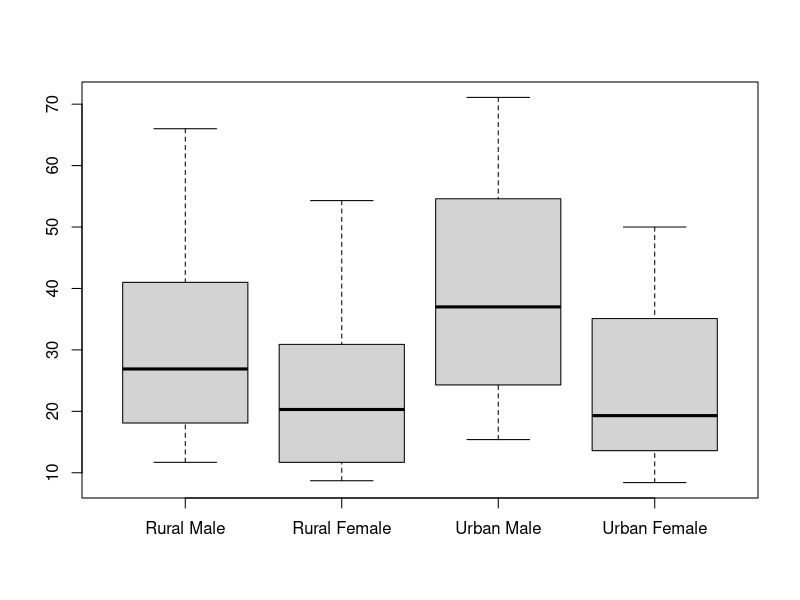
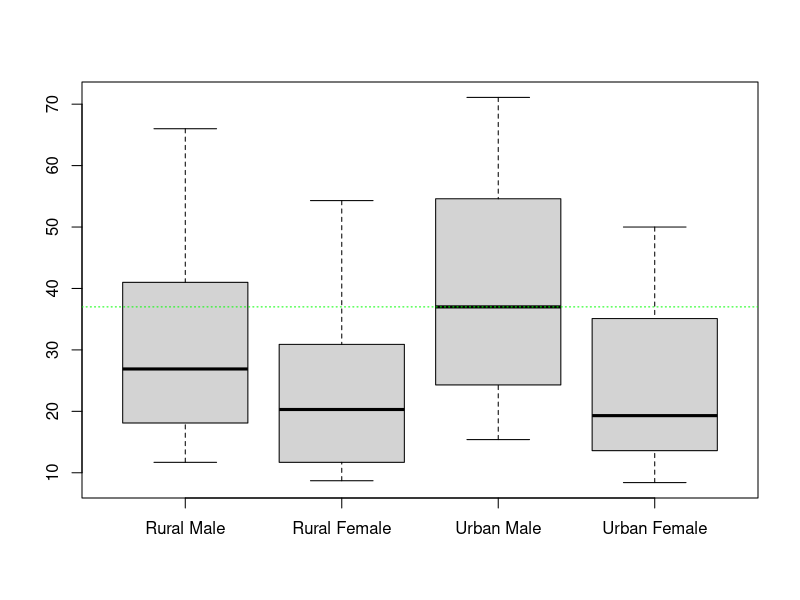
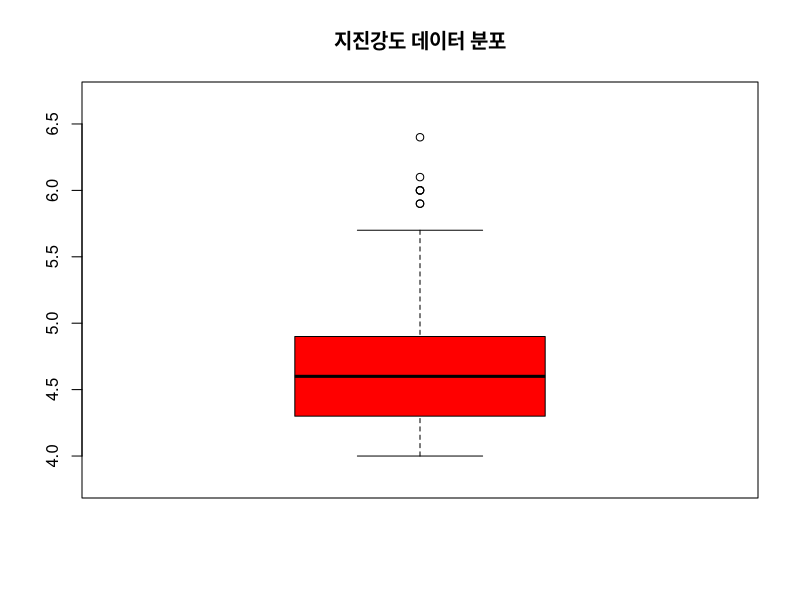
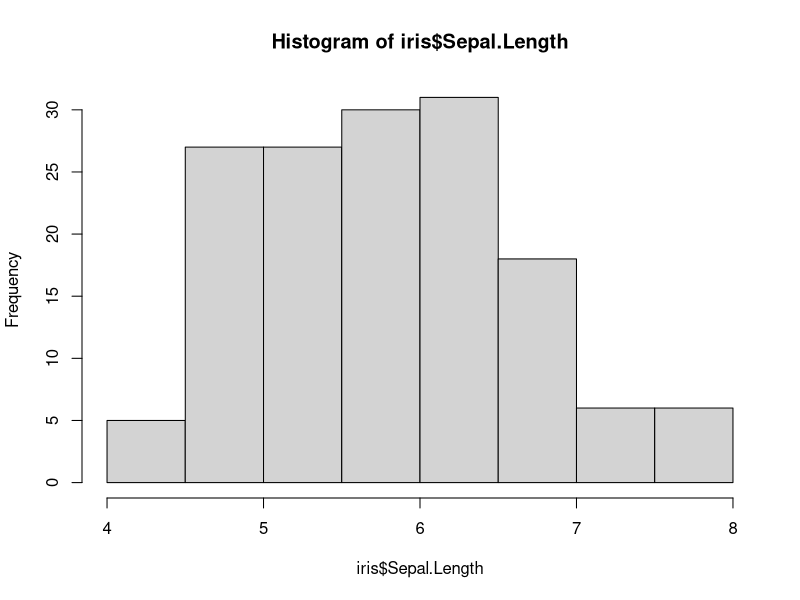
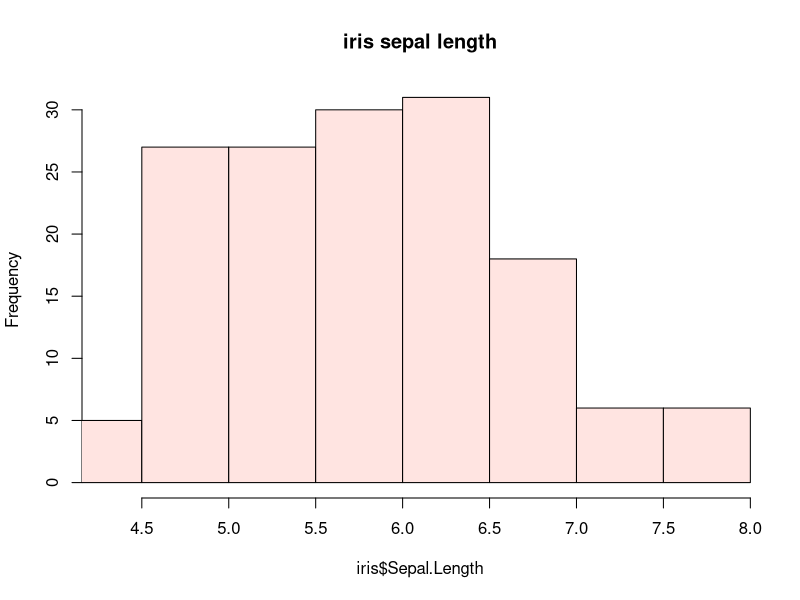
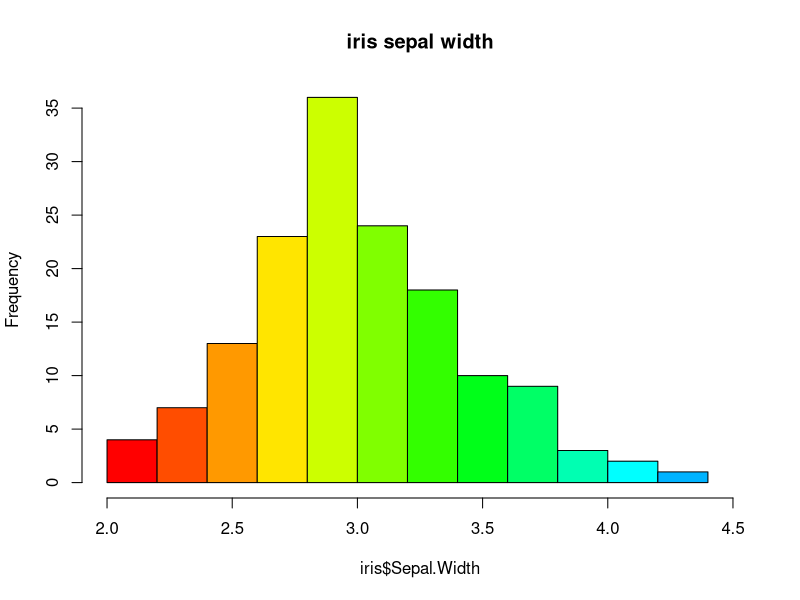
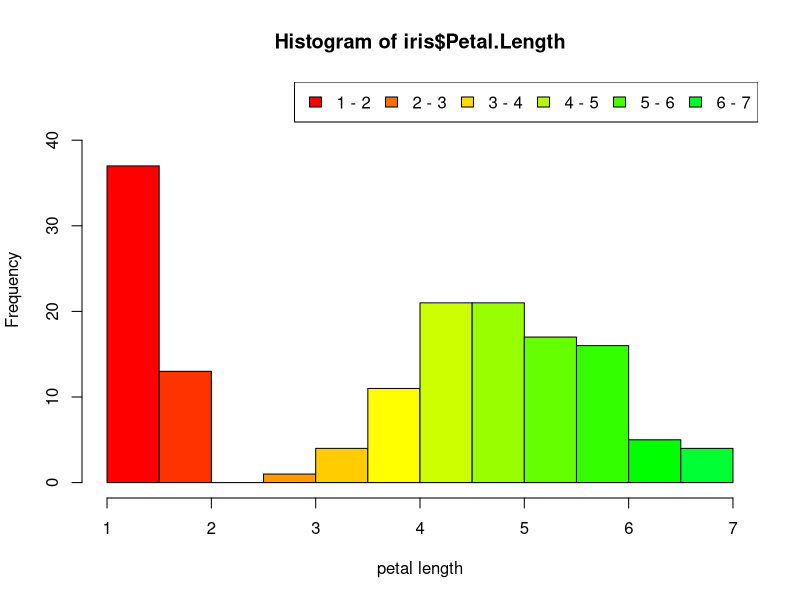
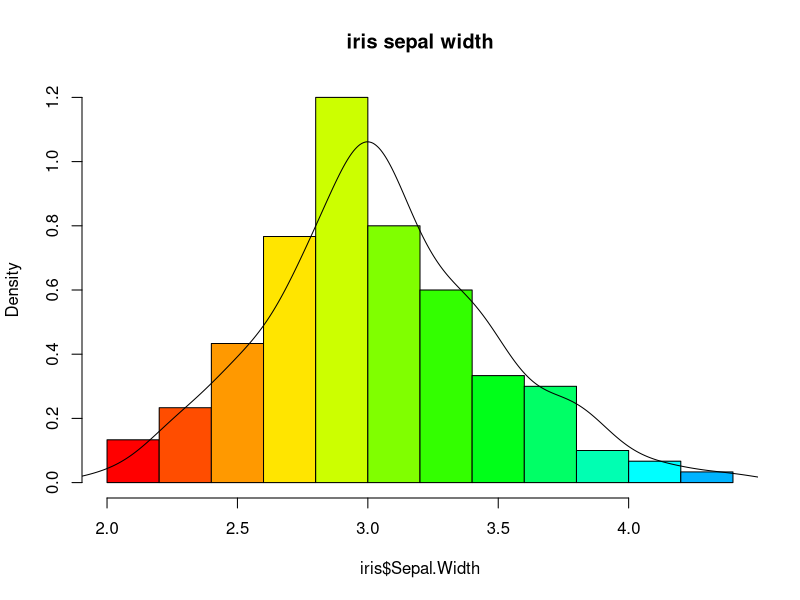

Generate these figures, in order, with R:
# 2 연속변수의 시각화


# 상자 그래프
# 데이터의 분포를 나타내는데 많이 사용.
# summary 함수의 내용을 시각화 한다고 생각하면 된다.

data(VADeaths)                                  # 샘플 데이터 가져오기
VADeaths

boxplot(VADeaths)                               # 상자그래프

boxplot(VADeaths, range = 0)                    # range = 0 은 최소값과 최대값을 점선으로 연결
                                                # 0이 디폴트
abline(h = 37, lty = 3, col = "green")          # 37 높이에 초록색으로 하여 스타일 3의 기준선을 그린다.

chart_data <- quakes$mag                        # 샘플 데이터 가져오기

boxplot(chart_data, col = "red", main = "지진강도 데이터 분포", ylim = c(3.8, 6.7))
                                                # 동떨어진 데이터는 o 로 표시


# 히스토그램
# 계급별 분포를 알아보는데 많이 사용.
# ex) 성적별 학생 분포

data(iris)                                     # 샘플 데이터 가져오기
names(iris)
iris

str(iris)

hist(iris$Sepal.Length)                       # 히스토그램
                                              # 벡터형식의 숫자로만 이루어진 데이터여야한다.

hist(iris$Sepal.Length, col = "mistyrose", xlim = c(4.3, 7.9), main = "iris sepal length")

hist(iris$Sepal.Width, col = rainbow(20), xlim = c(2.0, 4.5), main = "iris sepal width")
hist(iris$Petal.Length, col = rainbow(30), ylim = c(0, 45), xlab = "petal length")
legend("topright",c("1 - 2","2 - 3","3 - 4","4 - 5","5 - 6","6 - 7"),ncol = 6, fill = rainbow(14))

hist(iris$Sepal.Width, col = rainbow(20), freq = F, main = "iris sepal width")
                                              # freq = F 를 설정하면 확률 밀도에 의해서 그려진다.
lines(density(iris$Sepal.Width), col = "black")
                                              # 밀도를 기준으로한 선을 추가

par(mfrow = c(1,2))

hist(iris$Petal.Length,freq = F, col = rainbow(30), ylim = c(0,1.2), main = "꽃잎 길이 확률 밀도")
lines(density(iris$Petal.Length))
                                              # 정규분포 추정곡선 추가하기
x <- seq(1, 7, 70)                            # seq(시작,끝,개수) -> 시작과 끝 범위 안에서 개수만큼의 원소를 반환
curve(dnorm( x, mean = mean(iris$Petal.Length), sd = sd(iris$Petal.Length)), col = "blue", add = T)

hist(iris$Petal.Width, freq = F, col = rainbow(30), ylim = c(0,1.2), xlim = c(0, 3), main = "꽃잎 너비 확률 밀도")
lines(density(iris$Petal.Width))

x <- seq(0, 3, 30)                            # x에 적용할 그래프의 범위 까지의 일정 변량이 담길 수 있도록 해주고
curve(dnorm( x, mean = mean(iris$Petal.Width), sd = sd(iris$Petal.Width)), col = "blue", add = T)
                                              # curve 함수안의 정규분포 난수 생성함수를 사용
                                              # (평균과 표준편차는 그래프 데이터의 평균과 표준편차 사용)
                                              # curve 함수 add 속성을 이용해 해당 그래프에 추가 표시해준다.
